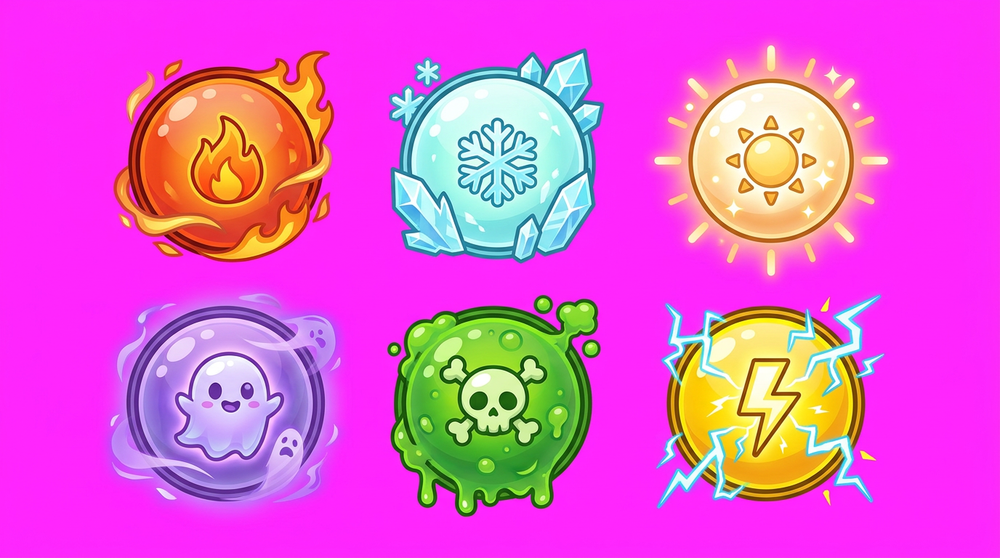
#> input picture art/orb/src/meshy-balls1.png, 1000 x 558 px, shrunk from 1376 x 768 before the run
$ python balls.py
#> lines starting #> are read from the running program, lines starting #| are printed output that depends on the picture; after the words box and inside, x2 and y2 are one past the last pixel; in counts of white or black regions, pixels touching at a corner belong together
"""Ш72: the orb pictures for the level-up cards, the pause and the taken-balls strip.
Sources (Meshy, magenta background): src/meshy-balls1.png — fire, ice, beam / ghost, poison, lightning (2 rows);
src/meshy-balls2.png — quake, cluster, wet, spike, normal (1 row). Out: assets/orb/ball/<id>.webp, 192 px."""
import os
import numpy as np
from PIL import Image
from scipy import ndimage as nd

HERE = os.path.dirname(os.path.abspath(__file__)); os.chdir(HERE)
OUT = '../../assets/orb/ball/'; os.makedirs(OUT, exist_ok=True)


def cut(src):
#> called with src = 'src/meshy-balls1.png'
    ch = np.array(Image.open(src).convert('RGB')).astype(float)
    bg = np.median(np.concatenate([ch[:8].reshape(-1, 3), ch[-8:].reshape(-1, 3)]), 0)
#> bg = [254, 40, 252]
    d = np.sqrt(((ch - bg) ** 2).sum(-1))
    # magenta-ness: glow blended into the background keeps a soft alpha, the colour is un-mixed
    a = np.clip((d - 30) / 150, 0, 1)
    a = nd.gaussian_filter(a, 0.5)
    aa = np.clip(a, 0.05, 1)[..., None]
    rgb = np.clip((ch - (1 - aa) * bg) / aa, 0, 255)
    return np.dstack([rgb, a * 255]).astype(np.uint8)


def blobs(rgba, n, dil=18):
#> called with n = 6, dil = 18
    a = rgba[..., 3] > 60
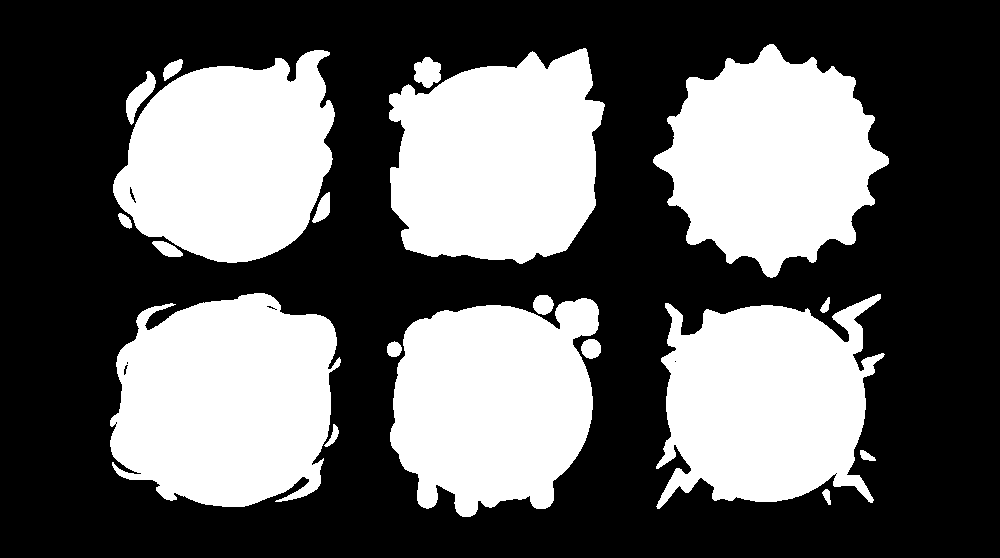
#> a: shape (558, 1000) bool; 39.1% white; 19 white regions, largest, box (x1, y1, x2, y2) and area: (110, 293, 341, 507) 39052, (389, 48, 605, 264) 36307, (653, 44, 889, 278) 35217
    lab, k = nd.label(nd.binary_dilation(a, iterations=dil))
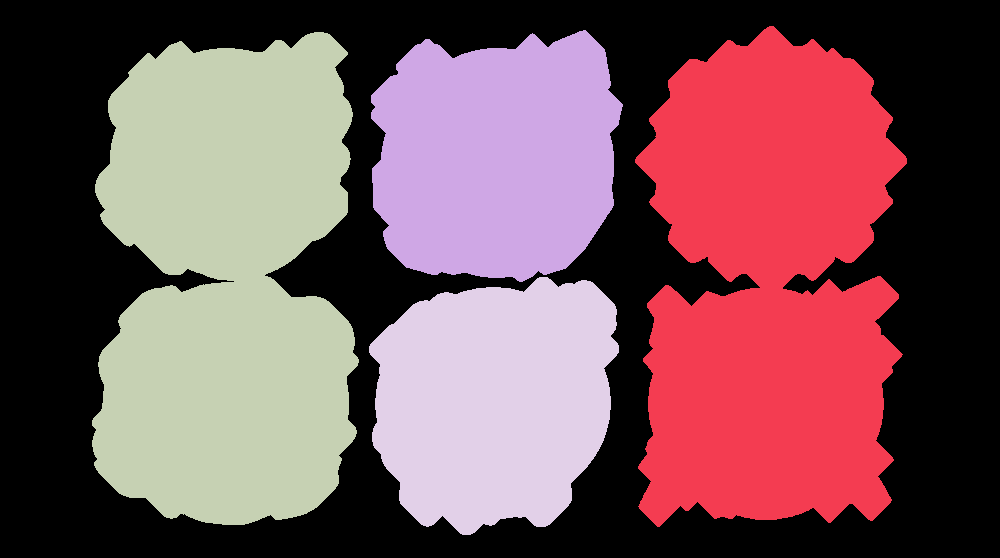
#> lab: shape (558, 1000) int32; 5 distinct labels, from 0 to 4; one colour per label, 0 black
#> k = 4
    sizes = nd.sum(a, lab, range(1, k + 1))
#> sizes = [70489, 36918, 74955, 35756]
    keep = sorted(range(k), key=lambda i: -sizes[i])[:n]
#> keep = [2, 0, 1, 3]
    boxes = []
    for i in keep:
        ys, xs = np.nonzero(lab == i + 1)
        boxes.append((ys.min(), xs.min(), ys.max(), xs.max(), i + 1))
#> this loop made 4 passes
#> i on passes 1 to 3: 2, 0, 1
#> after the loop, boxes = [(32, 92, 524, 358, 3), (26, 635, 526, 906, 1), (30, 371, 281, 622, 2), (277, 369, 534, 618, 4)]
    boxes.sort(key=lambda b: (round(b[0] / 200), b[1]))  # rows, then left to right
    out = []
    for y0, x0, y1, x1, i in boxes:
        part = rgba.copy(); part[..., 3] = np.where(lab == i, part[..., 3], 0)
        im = Image.fromarray(part[y0:y1 + 1, x0:x1 + 1], 'RGBA')
        s = max(im.size); sq = Image.new('RGBA', (s, s)); sq.paste(im, ((s - im.width) // 2, (s - im.height) // 2))
        out.append(sq.resize((192, 192), Image.LANCZOS))
#> this loop made 4 passes
#> (y0, x0, y1, x1, i, s) on passes 1 to 4: (32, 92, 524, 358, 3, 493), (30, 371, 281, 622, 2, 252), (26, 635, 526, 906, 1, 501), (277, 369, 534, 618, 4, 258)
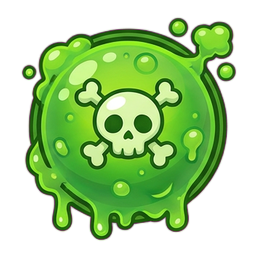
#> sq: PIL image 258x258 RGBA; mean R, G, B, A 160.8, 97, 137.8, 135.6; transparent parts drawn white
#> after the loop, out = 4 items
    return out


for name, im in zip(['fire', 'ice', 'beam', 'ghost', 'poison', 'lightning'], blobs(cut('src/meshy-balls1.png'), 6)):
    im.save(OUT + name + '.webp', 'WEBP', quality=90, method=6)
for name, im in zip(['quake', 'cluster', 'wet', 'spike', 'normal'], blobs(cut("src/meshy-balls2.png"), 5, 6)):
#> call 2 of cut, with src = 'src/meshy-balls2.png'
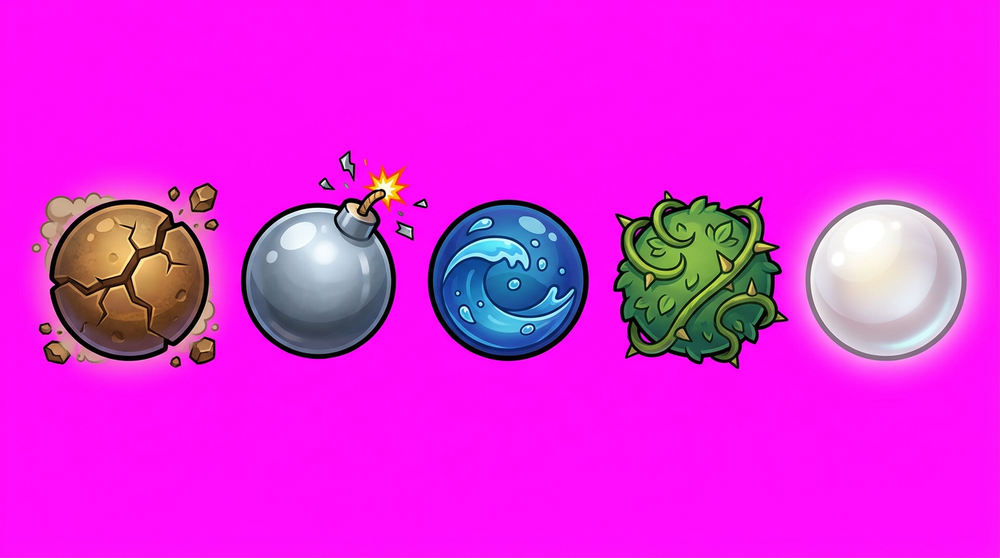
#> input picture art/orb/src/meshy-balls2.png, 1000 x 558 px, shrunk from 1376 x 768 before the run
#> in cut (call 2), `bg = np.median(np.concatenate([ch[:8].reshape(-1, 3), ch[-8:].reshape(..`: bg = [254, 15, 251]
#> call 2 of blobs, with n = 5, dil = 6
#> in blobs (call 2), `a = rgba[..., 3] > 60`: a: shape (558, 1000) bool; 21.5% white; 13 white regions, largest, box (x1, y1, x2, y2) and area: (38, 182, 220, 368) 28939, (795, 190, 976, 370) 25645, (613, 190, 789, 369) 22932
#> in blobs (call 2), `lab, k = nd.label(nd.binary_dilation(a, iterations=dil))`:
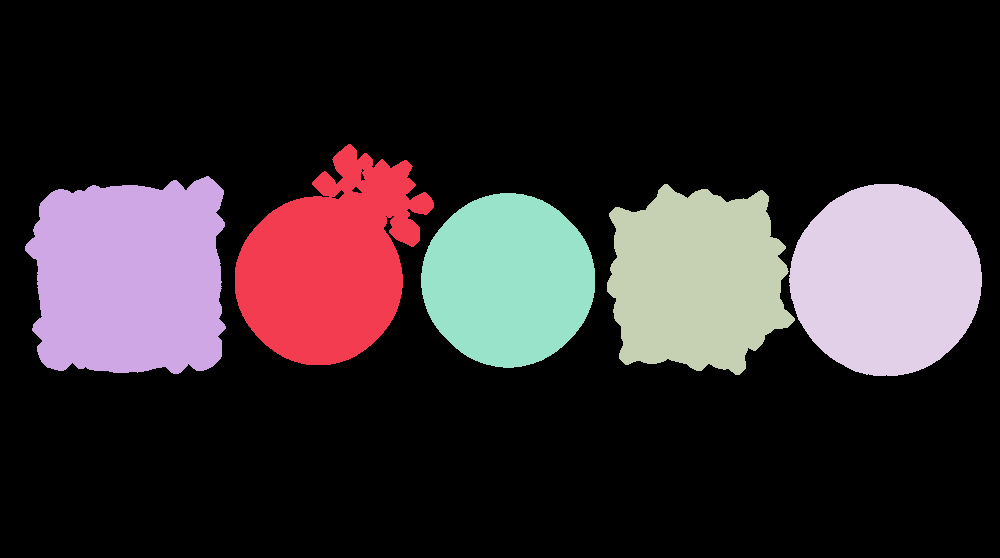
#> lab: shape (558, 1000) int32; 6 distinct labels, from 0 to 5; one colour per label, 0 black
#> in blobs (call 2), `lab, k = nd.label(nd.binary_dilation(a, iterations=dil))`: k = 5
#> in blobs (call 2), `sizes = nd.sum(a, lab, range(1, k + 1))`: sizes = [21919, 29047, 22932, 25645, 20705]
#> in blobs (call 2), `keep = sorted(range(k), key=lambda i: -sizes[i])[:n]`: keep = [1, 3, 2, 0, 4]
#> the loop in blobs (call 2), `for i in keep:` made 5 passes
#> i on passes 2, 4: 3, 0
#> after the loop in blobs (call 2), `for i in keep:`: boxes = [(176, 25, 373, 225, 2), (184, 789, 375, 981, 4), (184, 607, 374, 794, 3), (144, 235, 364, 433, 1), (193, 421, 367, 594, 5)]
#> the loop in blobs (call 2), `for y0, x0, y1, x1, i in boxes:` made 5 passes
#> (y0, x0, y1, x1, i, s) on passes 1 to 5: (176, 25, 373, 225, 2, 201), (144, 235, 364, 433, 1, 221), (193, 421, 367, 594, 5, 175), (184, 607, 374, 794, 3, 191), (184, 789, 375, 981, 4, 193)
#> after the loop in blobs (call 2), `for y0, x0, y1, x1, i in boxes:`:
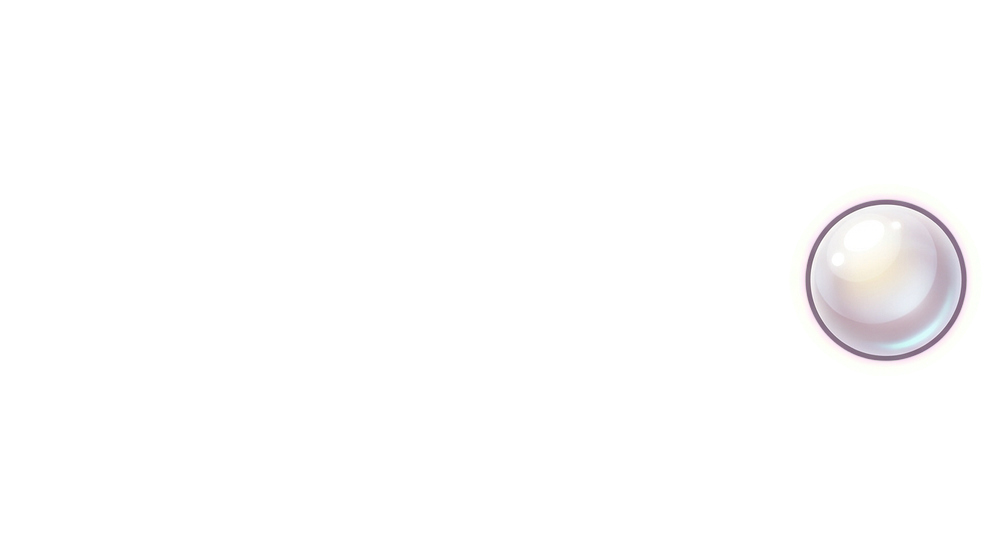
#> part: shape (558, 1000, 4); mean of channels 0, 1, 2, 3 223.2, 41, 216.6, 10.5; transparent parts drawn white
#> after the loop in blobs (call 2), `for y0, x0, y1, x1, i in boxes:`: out = 5 items
    im.save(OUT + name + '.webp', 'WEBP', quality=90, method=6)
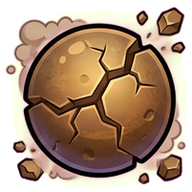
#> saved as quake.webp: PIL image 192x192 RGBA; mean R, G, B, A 121.1, 96.2, 62.7, 172; transparent parts drawn white
print('balls ok')
